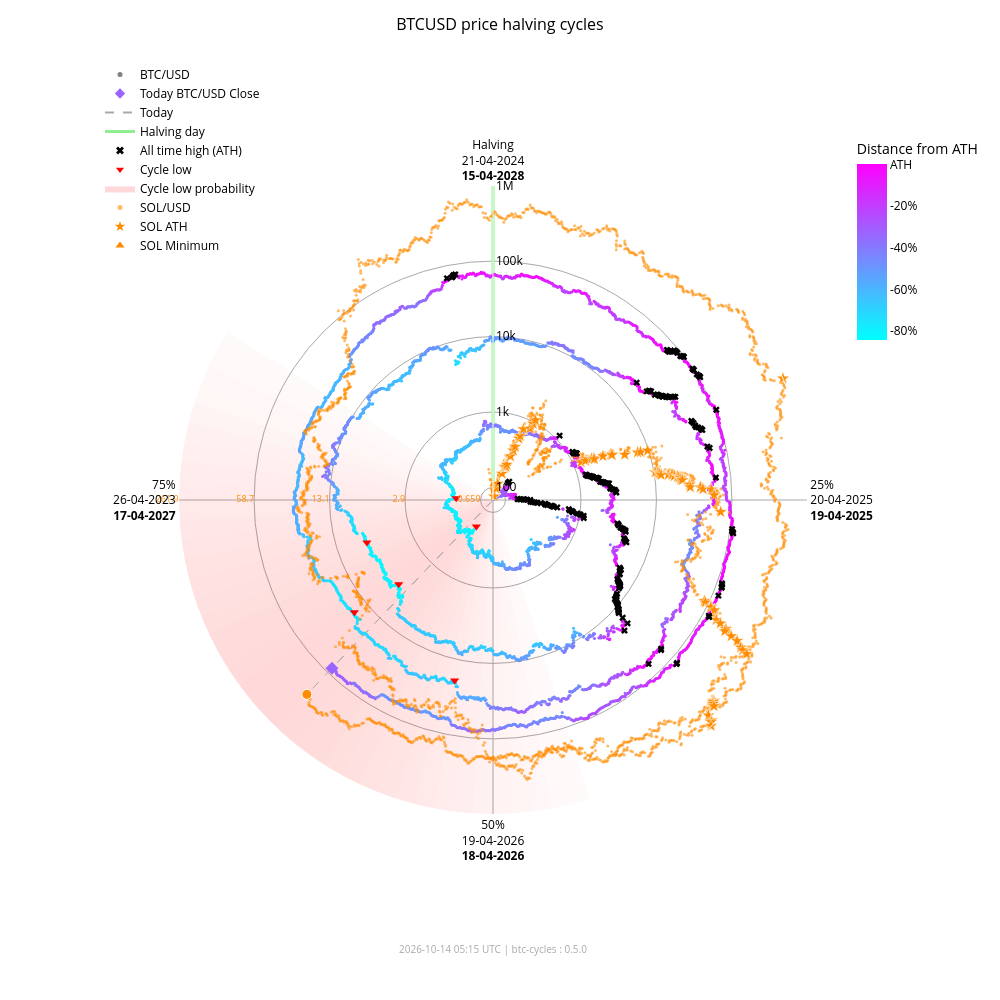

This figure's notebook cell:
### Markdown cell above
### Interactive chart with overlay

### Code cell
fig_overlay_interactive = btc.plot(
    kind="interactive",
    from_date="2012-11-28",
    overlay=sol,
)
fig_overlay_interactive.show(config={"scrollZoom": True, "displayModeBar": True})

### Figure 1 — Plotly figure (JSON) as saved in the notebook; plotly's stock layout.template omitted (floating-point values rounded to 4 significant figures; data arrays with more than 128 entries replaced by an {"elided": "..."} marker saying what was removed)
{"data": [{"fill": "toself", "fillcolor": "rgba(255,0,0,0.018306980149439524)", "hoverinfo": "skip", "line": {"width": 0}, "mode": "lines", "r": [68.43, 1000000, 1000000, 68.43, 68.43], "showlegend": false, "theta": [162.0, 162.0, 165.6, 165.6, 162.0], "type": "scatterpolar"}, {"fill": "toself", "fillcolor": "rgba(255,0,0,0.02405911634527998)", "hoverinfo": "skip", "line": {"width": 0}, "mode": "lines", "r": [68.43, 1000000, 1000000, 68.43, 68.43], "showlegend": false, "theta": [165.6, 165.6, 169.2, 169.2, 165.6], "type": "scatterpolar"}, {"fill": "toself", "fillcolor": "rgba(255,0,0,0.030803449372254352)", "hoverinfo": "skip", "line": {"width": 0}, "mode": "lines", "r": [68.43, 1000000, 1000000, 68.43, 68.43], "showlegend": false, "theta": [169.2, 169.2, 172.8, 172.8, 169.2], "type": "scatterpolar"}, {"fill": "toself", "fillcolor": "rgba(255,0,0,0.03847233586005252)", "hoverinfo": "skip", "line": {"width": 0}, "mode": "lines", "r": [68.43, 1000000, 1000000, 68.43, 68.43], "showlegend": false, "theta": [172.8, 172.8, 176.4, 176.4, 172.8], "type": "scatterpolar"}, {"fill": "toself", "fillcolor": "rgba(255,0,0,0.04694405159551339)", "hoverinfo": "skip", "line": {"width": 0}, "mode": "lines", "r": [68.43, 1000000, 1000000, 68.43, 68.43], "showlegend": false, "theta": [176.4, 176.4, 180.0, 180.0, 176.4], "type": "scatterpolar"}, {"fill": "toself", "fillcolor": "rgba(255,0,0,0.05605603979818329)", "hoverinfo": "skip", "line": {"width": 0}, "mode": "lines", "r": [68.43, 1000000, 1000000, 68.43, 68.43], "showlegend": false, "theta": [180.0, 180.0, 183.6, 183.6, 180.0], "type": "scatterpolar"}, {"fill": "toself", "fillcolor": "rgba(255,0,0,0.06562330627802694)", "hoverinfo": "skip", "line": {"width": 0}, "mode": "lines", "r": [68.43, 1000000, 1000000, 68.43, 68.43], "showlegend": false, "theta": [183.6, 183.6, 187.2, 187.2, 183.6], "type": "scatterpolar"}, {"fill": "toself", "fillcolor": "rgba(255,0,0,0.07545707932574237)", "hoverinfo": "skip", "line": {"width": 0}, "mode": "lines", "r": [68.43, 1000000, 1000000, 68.43, 68.43], "showlegend": false, "theta": [187.2, 187.2, 190.8, 190.8, 187.2], "type": "scatterpolar"}, {"fill": "toself", "fillcolor": "rgba(255,0,0,0.08537841060169407)", "hoverinfo": "skip", "line": {"width": 0}, "mode": "lines", "r": [68.43, 1000000, 1000000, 68.43, 68.43], "showlegend": false, "theta": [190.8, 190.8, 194.4, 194.4, 190.8], "type": "scatterpolar"}, {"fill": "toself", "fillcolor": "rgba(255,0,0,0.09522272137134848)", "hoverinfo": "skip", "line": {"width": 0}, "mode": "lines", "r": [68.43, 1000000, 1000000, 68.43, 68.43], "showlegend": false, "theta": [194.4, 194.4, 198.0, 198.0, 194.4], "type": "scatterpolar"}, {"fill": "toself", "fillcolor": "rgba(255,0,0,0.10483418800389058)", "hoverinfo": "skip", "line": {"width": 0}, "mode": "lines", "r": [68.43, 1000000, 1000000, 68.43, 68.43], "showlegend": false, "theta": [198.0, 198.0, 201.6, 201.6, 198.0], "type": "scatterpolar"}, {"fill": "toself", "fillcolor": "rgba(255,0,0,0.11405248627197925)", "hoverinfo": "skip", "line": {"width": 0}, "mode": "lines", "r": [68.43, 1000000, 1000000, 68.43, 68.43], "showlegend": false, "theta": [201.6, 201.6, 205.2, 205.2, 201.6], "type": "scatterpolar"}, {"fill": "toself", "fillcolor": "rgba(255,0,0,0.12269756305009562)", "hoverinfo": "skip", "line": {"width": 0}, "mode": "lines", "r": [68.43, 1000000, 1000000, 68.43, 68.43], "showlegend": false, "theta": [205.2, 205.2, 208.8, 208.8, 205.2], "type": "scatterpolar"}, {"fill": "toself", "fillcolor": "rgba(255,0,0,0.13055959037792858)", "hoverinfo": "skip", "line": {"width": 0}, "mode": "lines", "r": [68.43, 1000000, 1000000, 68.43, 68.43], "showlegend": false, "theta": [208.8, 208.8, 212.4, 212.4, 208.8], "type": "scatterpolar"}, {"fill": "toself", "fillcolor": "rgba(255,0,0,0.13740037014073872)", "hoverinfo": "skip", "line": {"width": 0}, "mode": "lines", "r": [68.43, 1000000, 1000000, 68.43, 68.43], "showlegend": false, "theta": [212.4, 212.4, 216.0, 216.0, 212.4], "type": "scatterpolar"}, {"fill": "toself", "fillcolor": "rgba(255,0,0,0.14296927208088228)", "hoverinfo": "skip", "line": {"width": 0}, "mode": "lines", "r": [68.43, 1000000, 1000000, 68.43, 68.43], "showlegend": false, "theta": [216.0, 216.0, 219.6, 219.6, 216.0], "type": "scatterpolar"}, {"fill": "toself", "fillcolor": "rgba(255,0,0,0.14703219887325494)", "hoverinfo": "skip", "line": {"width": 0}, "mode": "lines", "r": [68.43, 1000000, 1000000, 68.43, 68.43], "showlegend": false, "theta": [219.6, 219.6, 223.2, 223.2, 219.6], "type": "scatterpolar"}, {"fill": "toself", "fillcolor": "rgba(255,0,0,0.14940752827264187)", "hoverinfo": "skip", "line": {"width": 0}, "mode": "lines", "r": [68.43, 1000000, 1000000, 68.43, 68.43], "showlegend": false, "theta": [223.2, 223.2, 226.8, 226.8, 223.2], "type": "scatterpolar"}, {"fill": "toself", "fillcolor": "rgba(255,0,0,0.15)", "hoverinfo": "skip", "line": {"width": 0}, "mode": "lines", "r": [68.43, 1000000, 1000000, 68.43, 68.43], "showlegend": false, "theta": [226.8, 226.8, 230.4, 230.4, 226.8], "type": "scatterpolar"}, {"fill": "toself", "fillcolor": "rgba(255,0,0,0.14882314851976614)", "hoverinfo": "skip", "line": {"width": 0}, "mode": "lines", "r": [68.43, 1000000, 1000000, 68.43, 68.43], "showlegend": false, "theta": [230.4, 230.4, 234.0, 234.0, 230.4], "type": "scatterpolar"}, {"fill": "toself", "fillcolor": "rgba(255,0,0,0.14600334989350275)", "hoverinfo": "skip", "line": {"width": 0}, "mode": "lines", "r": [68.43, 1000000, 1000000, 68.43, 68.43], "showlegend": false, "theta": [234.0, 234.0, 237.6, 237.6, 234.0], "type": "scatterpolar"}, {"fill": "toself", "fillcolor": "rgba(255,0,0,0.14176315293000513)", "hoverinfo": "skip", "line": {"width": 0}, "mode": "lines", "r": [68.43, 1000000, 1000000, 68.43, 68.43], "showlegend": false, "theta": [237.6, 237.6, 241.2, 241.2, 237.6], "type": "scatterpolar"}, {"fill": "toself", "fillcolor": "rgba(255,0,0,0.1363869302869166)", "hoverinfo": "skip", "line": {"width": 0}, "mode": "lines", "r": [68.43, 1000000, 1000000, 68.43, 68.43], "showlegend": false, "theta": [241.2, 241.2, 244.8, 244.8, 241.2], "type": "scatterpolar"}, {"fill": "toself", "fillcolor": "rgba(255,0,0,0.13017643696734477)", "hoverinfo": "skip", "line": {"width": 0}, "mode": "lines", "r": [68.43, 1000000, 1000000, 68.43, 68.43], "showlegend": false, "theta": [244.8, 244.8, 248.4, 248.4, 244.8], "type": "scatterpolar"}, {"fill": "toself", "fillcolor": "rgba(255,0,0,0.1234063302665758)", "hoverinfo": "skip", "line": {"width": 0}, "mode": "lines", "r": [68.43, 1000000, 1000000, 68.43, 68.43], "showlegend": false, "theta": [248.4, 248.4, 252.0, 252.0, 248.4], "type": "scatterpolar"}, {"fill": "toself", "fillcolor": "rgba(255,0,0,0.11628949020714345)", "hoverinfo": "skip", "line": {"width": 0}, "mode": "lines", "r": [68.43, 1000000, 1000000, 68.43, 68.43], "showlegend": false, "theta": [252.0, 252.0, 255.6, 255.6, 252.0], "type": "scatterpolar"}, {"fill": "toself", "fillcolor": "rgba(255,0,0,0.108959277972535)", "hoverinfo": "skip", "line": {"width": 0}, "mode": "lines", "r": [68.43, 1000000, 1000000, 68.43, 68.43], "showlegend": false, "theta": [255.6, 255.6, 259.2, 259.2, 255.6], "type": "scatterpolar"}, {"fill": "toself", "fillcolor": "rgba(255,0,0,0.1014715299920515)", "hoverinfo": "skip", "line": {"width": 0}, "mode": "lines", "r": [68.43, 1000000, 1000000, 68.43, 68.43], "showlegend": false, "theta": [259.2, 259.2, 262.8, 262.8, 259.2], "type": "scatterpolar"}, {"fill": "toself", "fillcolor": "rgba(255,0,0,0.09382430417652897)", "hoverinfo": "skip", "line": {"width": 0}, "mode": "lines", "r": [68.43, 1000000, 1000000, 68.43, 68.43], "showlegend": false, "theta": [262.8, 262.8, 266.4, 266.4, 262.8], "type": "scatterpolar"}, {"fill": "toself", "fillcolor": "rgba(255,0,0,0.08598937207621672)", "hoverinfo": "skip", "line": {"width": 0}, "mode": "lines", "r": [68.43, 1000000, 1000000, 68.43, 68.43], "showlegend": false, "theta": [266.4, 266.4, 270.0, 270.0, 266.4], "type": "scatterpolar"}, {"fill": "toself", "fillcolor": "rgba(255,0,0,0.07794710108398434)", "hoverinfo": "skip", "line": {"width": 0}, "mode": "lines", "r": [68.43, 1000000, 1000000, 68.43, 68.43], "showlegend": false, "theta": [270.0, 270.0, 273.6, 273.6, 270.0], "type": "scatterpolar"}, {"fill": "toself", "fillcolor": "rgba(255,0,0,0.06971614429145927)", "hoverinfo": "skip", "line": {"width": 0}, "mode": "lines", "r": [68.43, 1000000, 1000000, 68.43, 68.43], "showlegend": false, "theta": [273.6, 273.6, 277.2, 277.2, 273.6], "type": "scatterpolar"}, {"fill": "toself", "fillcolor": "rgba(255,0,0,0.061371174705723626)", "hoverinfo": "skip", "line": {"width": 0}, "mode": "lines", "r": [68.43, 1000000, 1000000, 68.43, 68.43], "showlegend": false, "theta": [277.2, 277.2, 280.8, 280.8, 277.2], "type": "scatterpolar"}, {"fill": "toself", "fillcolor": "rgba(255,0,0,0.05304520605236535)", "hoverinfo": "skip", "line": {"width": 0}, "mode": "lines", "r": [68.43, 1000000, 1000000, 68.43, 68.43], "showlegend": false, "theta": [280.8, 280.8, 284.4, 284.4, 280.8], "type": "scatterpolar"}, {"fill": "toself", "fillcolor": "rgba(255,0,0,0.044916938988340704)", "hoverinfo": "skip", "line": {"width": 0}, "mode": "lines", "r": [68.43, 1000000, 1000000, 68.43, 68.43], "showlegend": false, "theta": [284.4, 284.4, 288.0, 288.0, 284.4], "type": "scatterpolar"}, {"fill": "toself", "fillcolor": "rgba(255,0,0,0.0371870550186571)", "hoverinfo": "skip", "line": {"width": 0}, "mode": "lines", "r": [68.43, 1000000, 1000000, 68.43, 68.43], "showlegend": false, "theta": [288.0, 288.0, 291.6, 291.6, 288.0], "type": "scatterpolar"}, {"fill": "toself", "fillcolor": "rgba(255,0,0,0.030049603184432498)", "hoverinfo": "skip", "line": {"width": 0}, "mode": "lines", "r": [68.43, 1000000, 1000000, 68.43, 68.43], "showlegend": false, "theta": [291.6, 291.6, 295.2, 295.2, 291.6], "type": "scatterpolar"}, {"fill": "toself", "fillcolor": "rgba(255,0,0,0.023665126797805223)", "hoverinfo": "skip", "line": {"width": 0}, "mode": "lines", "r": [68.43, 1000000, 1000000, 68.43, 68.43], "showlegend": false, "theta": [295.2, 295.2, 298.8, 298.8, 295.2], "type": "scatterpolar"}, {"fill": "toself", "fillcolor": "rgba(255,0,0,0.018141004067302662)", "hoverinfo": "skip", "line": {"width": 0}, "mode": "lines", "r": [68.43, 1000000, 1000000, 68.43, 68.43], "showlegend": false, "theta": [298.8, 298.8, 302.4, 302.4, 298.8], "type": "scatterpolar"}, {"hoverinfo": "skip", "line": {"color": "darkgrey", "dash": "dash", "width": 1}, "mode": "lines", "r": [68.43, 83100.0], "showlegend": false, "theta": [223.8, 223.8], "type": "scatterpolar"}, {"hoverinfo": "skip", "line": {"color": "darkgrey", "dash": "dash", "width": 1}, "mode": "lines", "r": [68.43, 251200.0], "showlegend": false, "theta": [223.8, 223.8], "type": "scatterpolar"}, {"hoverinfo": "skip", "line": {"color": "lightgreen", "width": 3}, "mode": "lines", "r": [68.43, 1000000], "showlegend": false, "theta": [0, 0], "type": "scatterpolar"}, {"hoverinfo": "text", "marker": {"color": {"elided": "4918 str values"}, "size": 3}, "mode": "markers", "r": {"elided": "4918 float values"}, "showlegend": false, "text": {"elided": "4918 str values"}, "theta": {"elided": "4918 float values"}, "type": "scatterpolar"}, {"hoverinfo": "text", "marker": {"color": "#FF8C00", "opacity": 0.6, "size": 3}, "mode": "markers", "r": {"elided": "2378 float values"}, "showlegend": false, "text": {"elided": "2378 str values"}, "theta": {"elided": "2378 float values"}, "type": "scatterpolar"}, {"hoverinfo": "text", "marker": {"color": "#9a65ff", "size": 10, "symbol": "diamond"}, "mode": "markers", "r": [83100.0], "showlegend": false, "text": ["Today<br>Date: 2026-10-13<br>Price: $83,095.13"], "theta": [223.8], "type": "scatterpolar"}, {"hoverinfo": "text", "marker": {"color": "#FF8C00", "line": {"color": "white", "width": 1}, "size": 10, "symbol": "circle"}, "mode": "markers", "r": [251200.0], "showlegend": false, "text": ["Today SOL<br>Date: 2026-10-13<br>Price: $106.73"], "theta": [223.8], "type": "scatterpolar"}, {"hoverinfo": "text", "marker": {"color": "#FF8C00", "line": {"color": "white", "width": 0.5}, "size": 10, "symbol": "star"}, "mode": "markers", "r": [68.43, 76.69, 98.28, 115.1, 160.2, 199.2, 200.3, 203.8, 217.3, 287.8, 349.8, 397.3, 523.3, 573.2, 718.1, 798.5, 948.0, 1078.0, 1271.0, 1461.0, 1785.0, 1908.0, 1917.0, 2530.0, 3215.0, 3302.0, 3322.0, 4795.0, 7121.0, 7760.0, 9679.0, 10370.0, 11210.0, 11600.0, 11830.0, 12190.0, 15220.0, 16990.0, 18090.0, 20010.0, 20730.0, 21720.0, 21920.0, 22700.0, 28100.0, 28410.0, 38550.0, 41750.0, 54000.0, 58230.0, 71670.0, 86520.0, 90770.0, 111800.0, 112400.0, 128500.0, 155700.0, 182600.0, 229400.0, 231200.0, 295100.0, 371400.0, 451600.0, 493500.0, 583700.0, 612100.0, 618900.0, 644000.0, 686600.0, 744100.0, 879500.0, 907500.0, 980900.0, 1000000.0], "showlegend": false, "text": ["SOL ATH<br>Date: 2020-04-10<br>Price: $0.95", "SOL ATH<br>Date: 2020-07-12<br>Price: $1.02", "SOL ATH<br>Date: 2020-07-13<br>Price: $1.18", "SOL ATH<br>Date: 2020-07-15<br>Price: $1.29", "SOL ATH<br>Date: 2020-07-26<br>Price: $1.57", "SOL ATH<br>Date: 2020-07-27<br>Price: $1.78", "SOL ATH<br>Date: 2020-07-28<br>Price: $1.78", "SOL ATH<br>Date: 2020-08-03<br>Price: $1.80", "SOL ATH<br>Date: 2020-08-04<br>Price: $1.87", "SOL ATH<br>Date: 2020-08-06<br>Price: $2.21", "SOL ATH<br>Date: 2020-08-08<br>Price: $2.47", "SOL ATH<br>Date: 2020-08-09<br>Price: $2.67", "SOL ATH<br>Date: 2020-08-10<br>Price: $3.13", "SOL ATH<br>Date: 2020-08-11<br>Price: $3.30", "SOL ATH<br>Date: 2020-08-12<br>Price: $3.77", "SOL ATH<br>Date: 2020-08-28<br>Price: $4.01", "SOL ATH<br>Date: 2020-08-30<br>Price: $4.44", "SOL ATH<br>Date: 2020-08-31<br>Price: $4.78", "SOL ATH<br>Date: 2021-02-02<br>Price: $5.27", "SOL ATH<br>Date: 2021-02-03<br>Price: $5.72", "SOL ATH<br>Date: 2021-02-04<br>Price: $6.43", "SOL ATH<br>Date: 2021-02-05<br>Price: $6.68", "SOL ATH<br>Date: 2021-02-07<br>Price: $6.70", "SOL ATH<br>Date: 2021-02-08<br>Price: $7.88", "SOL ATH<br>Date: 2021-02-10<br>Price: $9.07", "SOL ATH<br>Date: 2021-02-11<br>Price: $9.22", "SOL ATH<br>Date: 2021-02-12<br>Price: $9.25", "SOL ATH<br>Date: 2021-02-19<br>Price: $11.47", "SOL ATH<br>Date: 2021-02-22<br>Price: $14.45", "SOL ATH<br>Date: 2021-02-23<br>Price: $15.20", "SOL ATH<br>Date: 2021-02-24<br>Price: $17.30", "SOL ATH<br>Date: 2021-03-28<br>Price: $18.02", "SOL ATH<br>Date: 2021-03-29<br>Price: $18.85", "SOL ATH<br>Date: 2021-03-30<br>Price: $19.23", "SOL ATH<br>Date: 2021-03-31<br>Price: $19.47", "SOL ATH<br>Date: 2021-04-02<br>Price: $19.81", "SOL ATH<br>Date: 2021-04-03<br>Price: $22.55", "SOL ATH<br>Date: 2021-04-04<br>Price: $24.06", "SOL ATH<br>Date: 2021-04-06<br>Price: $24.96", "SOL ATH<br>Date: 2021-04-07<br>Price: $26.48", "SOL ATH<br>Date: 2021-04-08<br>Price: $27.03", "SOL ATH<br>Date: 2021-04-09<br>Price: $27.78", "SOL ATH<br>Date: 2021-04-11<br>Price: $27.93", "SOL ATH<br>Date: 2021-04-12<br>Price: $28.51", "SOL ATH<br>Date: 2021-04-18<br>Price: $32.30", "SOL ATH<br>Date: 2021-04-21<br>Price: $32.51", "SOL ATH<br>Date: 2021-04-22<br>Price: $38.88", "SOL ATH<br>Date: 2021-04-24<br>Price: $40.74", "SOL ATH<br>Date: 2021-04-25<br>Price: $47.37", "SOL ATH<br>Date: 2021-05-01<br>Price: $49.51", "SOL ATH<br>Date: 2021-05-18<br>Price: $55.91", "SOL ATH<br>Date: 2021-08-16<br>Price: $62.43", "SOL ATH<br>Date: 2021-08-17<br>Price: $64.21", "SOL ATH<br>Date: 2021-08-18<br>Price: $72.54", "SOL ATH<br>Date: 2021-08-19<br>Price: $72.76", "SOL ATH<br>Date: 2021-08-20<br>Price: $78.72", "SOL ATH<br>Date: 2021-08-27<br>Price: $88.09", "SOL ATH<br>Date: 2021-08-28<br>Price: $96.70", "SOL ATH<br>Date: 2021-08-30<br>Price: $110.54", "SOL ATH<br>Date: 2021-09-01<br>Price: $111.03", "SOL ATH<br>Date: 2021-09-02<br>Price: $128.10", "SOL ATH<br>Date: 2021-09-03<br>Price: $146.58", "SOL ATH<br>Date: 2021-09-06<br>Price: $164.38", "SOL ATH<br>Date: 2021-09-07<br>Price: $173.15", "SOL ATH<br>Date: 2021-09-08<br>Price: $191.04", "SOL ATH<br>Date: 2021-10-22<br>Price: $196.43", "SOL ATH<br>Date: 2021-10-23<br>Price: $197.70", "SOL ATH<br>Date: 2021-10-24<br>Price: $202.36", "SOL ATH<br>Date: 2021-10-25<br>Price: $210.10", "SOL ATH<br>Date: 2021-11-02<br>Price: $220.24", "SOL ATH<br>Date: 2021-11-03<br>Price: $242.90", "SOL ATH<br>Date: 2021-11-04<br>Price: $247.39", "SOL ATH<br>Date: 2021-11-06<br>Price: $258.93", "SOL ATH<br>Date: 2025-01-18<br>Price: $261.87"], "theta": [352.0, 15.5, 15.75, 16.25, 19.0, 19.25, 19.5, 21.0, 21.25, 21.75, 22.25, 22.5, 22.75, 23.0, 23.25, 27.25, 27.75, 28.0, 66.75, 67.0, 67.25, 67.5, 68.0, 68.25, 68.75, 69.0, 69.25, 71.0, 71.75, 72.0, 72.25, 80.25, 80.5, 80.75, 81.0, 81.5, 81.75, 82.0, 82.5, 82.75, 83.0, 83.25, 83.75, 84.0, 85.5, 86.25, 86.5, 87.0, 87.25, 88.75, 93.0, 115.5, 115.8, 116.0, 116.2, 116.5, 118.2, 118.5, 119.0, 119.5, 119.8, 120.0, 120.7, 121.0, 121.3, 132.2, 132.5, 132.8, 133.0, 135.0, 135.2, 135.5, 136.0, 67.25], "type": "scatterpolar"}, {"hoverinfo": "text", "marker": {"color": "#FF8C00", "line": {"color": "white", "width": 0.5}, "size": 10, "symbol": "triangle-up"}, "mode": "markers", "r": [68.43], "showlegend": false, "text": ["SOL Minimum<br>Date: 2020-05-11<br>Price: $0.52"], "theta": [0.0], "type": "scatterpolar"}, {"hoverinfo": "text", "marker": {"color": "black", "size": 6, "symbol": "x"}, "mode": "markers", "r": {"elided": "182 float values"}, "showlegend": false, "text": {"elided": "182 str values"}, "theta": {"elided": "182 float values"}, "type": "scatterpolar"}, {"hoverinfo": "text", "marker": {"color": "red", "size": 8, "symbol": "triangle-down"}, "mode": "markers", "r": [178.1, 210.5, 3237.0, 3961.0, 19020.0, 15790.0], "showlegend": false, "text": ["Cycle Low<br>Date: 2015-01-14<br>Price: $178.10<br>ATH distance: -84.5%", "Cycle Low<br>Date: 2015-08-24<br>Price: $210.49<br>ATH distance: -81.7%", "Cycle Low<br>Date: 2018-12-15<br>Price: $3,236.76<br>ATH distance: -83.4%", "Cycle Low<br>Date: 2019-03-15<br>Price: $3,960.91<br>ATH distance: -79.7%", "Cycle Low<br>Date: 2022-06-18<br>Price: $19,017.64<br>ATH distance: -71.9%", "Cycle Low<br>Date: 2022-11-21<br>Price: $15,787.28<br>ATH distance: -76.6%"], "theta": [212.1, 272.7, 228.3, 251.4, 192.0, 231.0], "type": "scatterpolar"}, {"marker": {"color": "grey", "size": 5}, "mode": "markers", "name": "BTC/USD", "r": [null], "theta": [null], "type": "scatterpolar"}, {"marker": {"color": "#9a65ff", "size": 8, "symbol": "diamond"}, "mode": "markers", "name": "Today BTC/USD Close", "r": [null], "theta": [null], "type": "scatterpolar"}, {"line": {"color": "darkgrey", "dash": "dash"}, "mode": "lines", "name": "Today", "r": [null], "theta": [null], "type": "scatterpolar"}, {"line": {"color": "lightgreen", "width": 3}, "mode": "lines", "name": "Halving day", "r": [null], "theta": [null], "type": "scatterpolar"}, {"marker": {"color": "black", "size": 7, "symbol": "x"}, "mode": "markers", "name": "All time high (ATH)", "r": [null], "theta": [null], "type": "scatterpolar"}, {"marker": {"color": "red", "size": 7, "symbol": "triangle-down"}, "mode": "markers", "name": "Cycle low", "r": [null], "theta": [null], "type": "scatterpolar"}, {"fill": "toself", "fillcolor": "rgba(255,0,0,0.15)", "line": {"width": 0}, "mode": "lines", "name": "Cycle low probability", "r": [null], "theta": [null], "type": "scatterpolar"}, {"marker": {"color": "#FF8C00", "opacity": 0.6, "size": 5}, "mode": "markers", "name": "SOL/USD", "r": [null], "theta": [null], "type": "scatterpolar"}, {"marker": {"color": "#FF8C00", "size": 8, "symbol": "star"}, "mode": "markers", "name": "SOL ATH", "r": [null], "theta": [null], "type": "scatterpolar"}, {"marker": {"color": "#FF8C00", "size": 8, "symbol": "triangle-up"}, "mode": "markers", "name": "SOL Minimum", "r": [null], "theta": [null], "type": "scatterpolar"}, {"hoverinfo": "skip", "marker": {"cmax": 0, "cmin": -0.8453, "color": [0], "colorbar": {"len": 0.25, "ticktext": ["ATH", "-20%", "-40%", "-60%", "-80%", "-100%"], "tickvals": [0, -0.2, -0.4, -0.6, -0.8, -1.0], "title": {"text": "Distance from ATH"}, "x": 0.95, "y": 0.92, "yanchor": "top"}, "colorscale": {"elided": "256x2 mixed values"}, "showscale": true, "size": 0}, "mode": "markers", "r": [null], "showlegend": false, "theta": [null], "type": "scatterpolar"}, {"hoverinfo": "skip", "mode": "text", "r": [100, 1000, 10000, 100000, 1000000], "showlegend": false, "text": ["0.659", "2.9", "13.1", "58.7", "261.9"], "textfont": {"color": "#FF8C00", "size": 9}, "textposition": "middle left", "theta": [270, 270, 270, 270, 270], "type": "scatterpolar"}], "layout": {"annotations": [{"font": {"color": "darkgrey", "size": 10}, "showarrow": false, "text": "2026-10-14 05:15 UTC | btc-cycles : 0.5.0", "x": 0.5, "xref": "paper", "y": -0.02, "yref": "paper"}], "font": {"color": "black"}, "height": 1000, "legend": {"bgcolor": "rgba(0,0,0,0)", "font": {"color": "black"}, "x": 0.0, "y": 1.0}, "margin": {"b": 60, "l": 100, "r": 80, "t": 60}, "paper_bgcolor": "white", "plot_bgcolor": "white", "polar": {"angularaxis": {"color": "black", "direction": "clockwise", "gridcolor": "darkgrey", "rotation": 90, "ticktext": ["Halving<br>21-04-2024<br><b>15-04-2028</b>", "25%<br>20-04-2025<br><b>19-04-2025</b>", "50%<br>19-04-2026<br><b>18-04-2026</b>", "75%<br>26-04-2023<br><b>17-04-2027</b>"], "tickvals": [0, 90, 180, 270]}, "bgcolor": "white", "domain": {"x": [0.1, 0.9], "y": [0.05, 0.95]}, "radialaxis": {"angle": 90, "color": "black", "gridcolor": "darkgrey", "range": [1.835, 6.0], "tickangle": 90, "ticktext": ["100", "1k", "10k", "100k", "1M"], "tickvals": [100, 1000, 10000, 100000, 1000000], "type": "log"}}, "title": {"font": {"color": "black", "size": 16}, "text": "BTCUSD price halving cycles", "x": 0.5}, "width": 1000}}
